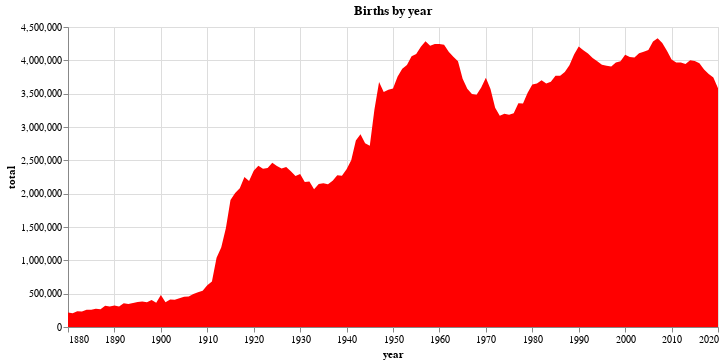

The notebook cell saved with this chart:
### Markdown cell above
#### Chart it!

### Code cell
alt.Chart(births).mark_area(color='red').encode(
    x='year:T',
    y='total'
).properties(title='Births by year', width=650)

### Figure 1 — Vega-Lite specification as saved in the notebook (floating-point values rounded to 4 significant figures; data arrays with more than 128 entries replaced by an {"elided": "..."} marker saying what was removed)
{"config": {"view": {"continuousWidth": 400, "continuousHeight": 300}}, "data": {"name": "data-298709662dc859ca198b302731b308a0"}, "mark": {"type": "area", "color": "red"}, "encoding": {"x": {"type": "temporal", "field": "year"}, "y": {"type": "quantitative", "field": "total"}}, "title": "Births by year", "width": 650, "$schema": "https://vega.github.io/schema/vega-lite/v4.8.1.json", "datasets": {"data-298709662dc859ca198b302731b308a0": {"elided": "141 records"}}}
